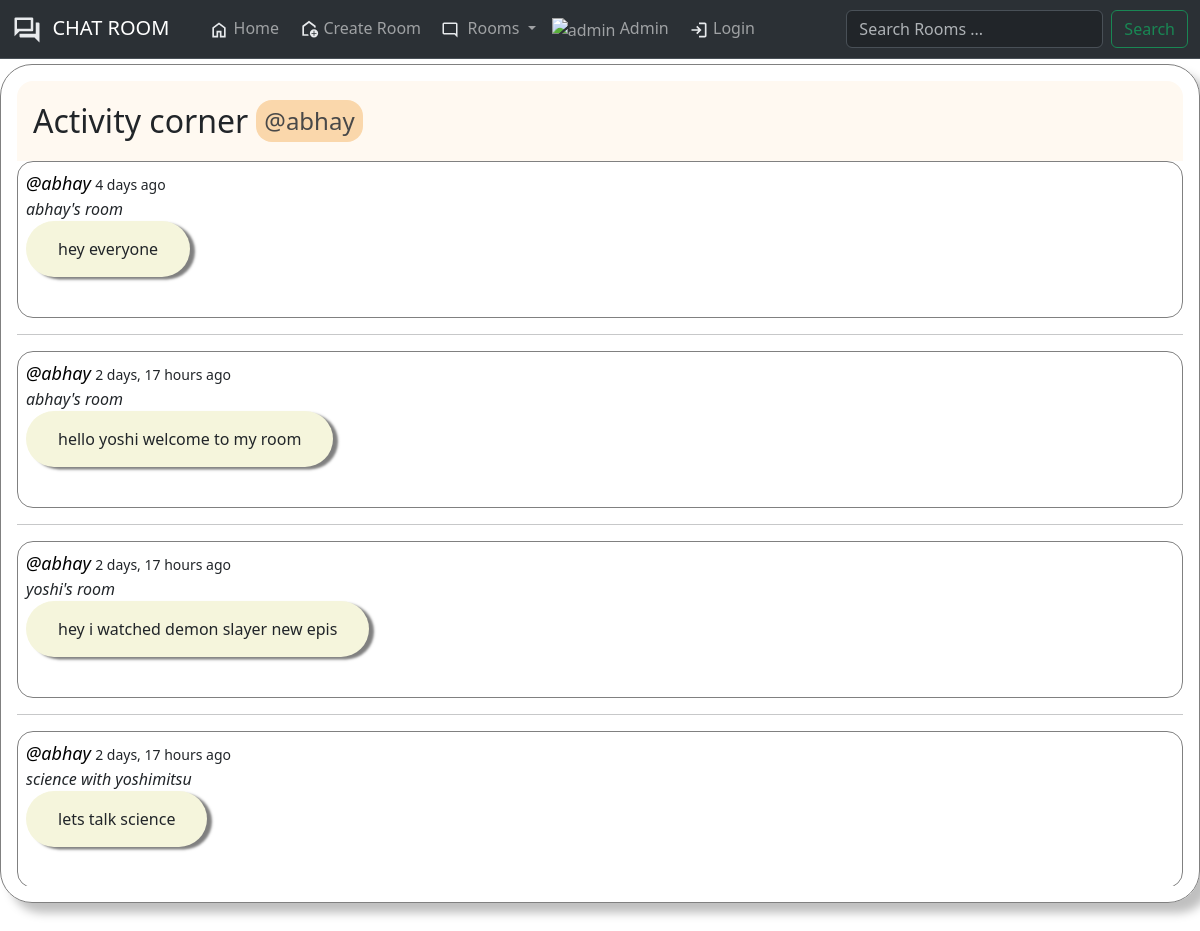
The page /useractivity/1 on the database its author committed.
### base/models.py (models this page shows, shortened)
class Message(models.Model):
    user = models.ForeignKey(User , on_delete=models.CASCADE)
    room = models.ForeignKey(Room , on_delete=models.CASCADE)
    body = models.TextField()
    updated = models.DateTimeField(auto_now=True)
    created = models.DateTimeField(auto_now_add=True)
    class Meta:
        ordering = ['updated' , 'created']

class Room(models.Model):
    host = models.ForeignKey(User , on_delete=models.SET_NULL ,null = True)
    topic = models.ForeignKey(Topic , on_delete=models.SET_NULL ,null = True)
    name = models.CharField(max_length=200)
    description = models.TextField(null=True , blank=True)
    updated = models.DateTimeField(auto_now=True)
    created = models.DateTimeField(auto_now_add=True)
    participants = models.ManyToManyField(User , related_name='participants')
    private = models.CharField(max_length=100)
    password = models.CharField(max_length=100 ,null = True)
    class Meta:
        ordering = ['-updated' , '-created']
    def __str__(self):
        return self.name

### base/views.py (the view)
# urls.py: path('useractivity/<str:pk>',views.useractivity , name='useractivity' ),
def useractivity(request , pk):
    user = User.objects.get(id = pk)
    msgs = Message.objects.filter(user = user)
    context = {'pr':msgs , 'usr':user}
    return render(request, 'base/mobileactivity.html' , context)

### base/templates/base/mobileactivity.html
{% extends 'main.html' %}
{% block content %}
{% include 'base/activity.html' %}
{% endblock content %}

### base/templates/base/activity.html (shortened to what this page needs)
<div class="activitymain" >
    <div class="activityhead" >
        Activity corner
        {% if usr %}
        <div class="usr"><a class="txt" href="{% url 'profile' user.id %}">@{{usr.username}}</a></div>
        {% endif %}
    </div>
    <div class="activity">
        {% for r in pr %}
        <div class="main-box">
            <small class="user"><a style="text-decoration: none; color: black;" href="{% url 'profile' r.user.id %}">@{{r.user}}</a></small>
            <small>{{r.created|timesince}} ago</small>
            <div class="roomname">{{r.room}}</div>
            <div class="msg-box">
                {{r.body}}
            </div>
        </div>
        <hr>
        {% endfor %}
    </div>
</div>

### static/styles/main.css (style rules this page uses)
.msg-box { padding:1rem 2rem; margin-bottom: 2rem; background-color: beige; width:fit-content; max-width: 75%; border-radius: 2rem; box-shadow: 10px 5px 5px rgba(0, 0, 0, 0.5); }
.user { font-weight: 500; font-style: italic; }
.roomname { font-style: italic; font-weight: 500; }
.user { font-size: 18px; font-weight: 400; }
.msg-box { padding:1rem 2rem; margin-bottom: 2rem; background-color: beige; width:fit-content; max-width: 75%; border-radius: 2rem; box-shadow: 5px 2.5px 2.5px rgba(0, 0, 0, 0.5); }
.activity { max-height:725px ; overflow: auto; }
.main-box { border-radius: 1rem; padding: 0.5rem; border: solid gray 0.05rem; }
.activitymain { padding: 1rem; border: solid gray 0.05rem; border-radius: 2rem; box-shadow: 10px 10px 10px rgba(0, 0, 0, 0.25); z-index: 3; height: fit-content; }
.activityhead { padding: 1rem; background-color: rgb(255, 249, 241); border-top-left-radius: 1rem; border-top-right-radius: 1rem; display: flex; font-weight: 500; font-size: 2rem; }
.usr { padding: 0.2rem 0.5rem; font-size: 1.5rem; border-radius: 1rem; background-color: rgb(250, 215, 171); margin: auto 0; margin-left: 0.5rem; }
.txt { text-decoration: none; color:rgb(72, 72, 72) }

### rows shown on the page
Message: user "abhay", created "4 days", room "abhay's room", body "hey everyone"
Message: user "abhay", created "2 days, 17 hours", room "abhay's room", body "hello yoshi welcome to my room"
Message: user "abhay", created "2 days, 17 hours", room "yoshi's room", body "hey i watched demon slayer new epis"
Message: user "abhay", created "2 days, 17 hours", room "science with yoshimitsu", body "lets talk science"

### other values the page prints
{{ usr.username }} "abhay"
